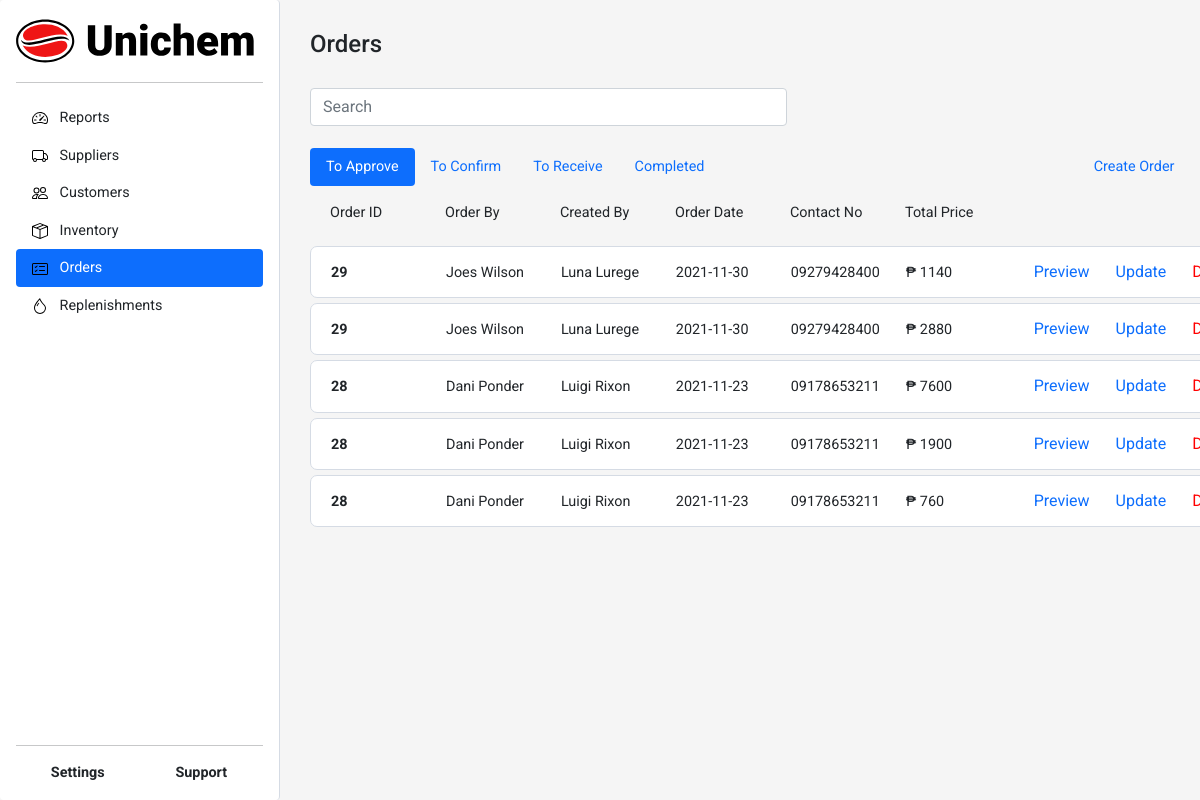
The page /sections/orders.php on the database its author committed.
### tables this page shows
CREATE TABLE `orders` (
  `orderID` int(11) NOT NULL,
  `customerID` int(11) NOT NULL,
  `createdBy` int(11) NOT NULL,
  `orderDate` date NOT NULL,
  `orderStatus` enum('To-Confirm','To-Ship','To-Receive','Completed','To-Approve') NOT NULL,
  `shipRequiredDate` date NOT NULL,
  `paidStatus` enum('paid','unpaid') NOT NULL
);

CREATE TABLE `order_line` (
  `orderlineID` int(11) NOT NULL,
  `orderID` int(11) NOT NULL,
  `productID` int(11) NOT NULL,
  `quantity` int(11) NOT NULL
);

CREATE TABLE `customer` (
  `customerID` int(11) NOT NULL,
  `customerFName` varchar(255) NOT NULL,
  `customerLName` varchar(255) NOT NULL,
  `dateofBirth` date NOT NULL,
  `gender` enum('M','F') NOT NULL,
  `contactNo` char(11) NOT NULL,
  `email` varchar(255) NOT NULL
);

CREATE TABLE `inventory_users` (
  `userID` int(11) NOT NULL,
  `userType` enum('Manager','User','Empty') NOT NULL,
  `userFirstName` varchar(255) NOT NULL,
  `userLastName` varchar(255) NOT NULL,
  `userName` varchar(255) NOT NULL,
  `email` varchar(255) NOT NULL,
  `password` varchar(255) NOT NULL
);

CREATE TABLE `product` (
  `productID` int(11) NOT NULL,
  `tradeName` varchar(255) NOT NULL,
  `description` text NOT NULL,
  `brandName` varchar(255) NOT NULL,
  `dateContained` date NOT NULL,
  `price` int(11) NOT NULL,
  `applicationType` varchar(255) NOT NULL,
  `cureTime` time NOT NULL,
  `color` varchar(255) NOT NULL,
  `form` varchar(255) NOT NULL,
  `packageType` varchar(255) NOT NULL,
  `packageSize` varchar(255) NOT NULL,
  `maxOperatingTemp` varchar(255) NOT NULL,
  `minOperatingTemp` varchar(255) NOT NULL,
  `viscosity` varchar(255) NOT NULL,
  `chemicalComposition` text NOT NULL,
  `operatingTempRange` varchar(255) NOT NULL,
  `productImage` varchar(255) NOT NULL,
  `inStock` int(11) NOT NULL
);

### components/order/order-list.php (the view)
<?php
echo "
                    <form method='get' action='customers.php'>
                        <div class='d-flex align-items-center justify-content-between white-box-container one-order-replenishment-list round-edge'>
                            <div class='list-cell'>
                                <b>" . $order['orderID'] . "</b>
                            </div>
                            <div class='list-cell'>
                            " . $order['customerFName'] . " ".$order['customerLName']. "
                            </div>
                            <div class='list-cell'>
                                ". $order['userFirstName'] ." ". $order['userLastName']. "
                            </div>
                            <div class='list-cell'>
                                ". $order['orderDate'] ."
                            </div>
                            <div class='list-cell'>
                                ". $order['contactNo'] ."
                            </div>
                            <div class='list-cell'>
                            ". "₱ " . $order['price'] * $order['quantity'] ."
                            </div>
                            <div class=''>
                                    <form method='get' action=''>
                                        <input type='hidden' name='' value=''>
                                        <button type='submit' class='btn btn-link btn-update'>Preview</button>
                                    </form>
                            </div>
                            <div class=''>
                            <form method='get' action=''>
                                <input type='hidden' name='' value=''>
                                <button type='submit' class='btn btn-link btn-update'>Update</button>
                            </form>
                            </div>
                            <div class=''>
                                    <form method='get' action=''>
                                        <input type='hidden' name='' value=''>
                                        <button type='submit' class='btn btn-link btn-delete'>Delete</button>
                                    </form>
                            </div>
                        </div>
                    </form>
                ";
?>

### crud/order/order-list-approve.php
<?php
    include('../crud/db_connect.php');
    $getOrderList = "SELECT *
                    FROM orders o
                    JOIN customer c ON o.customerID = c.customerID
                    JOIN inventory_users iu ON o.createdBy = iu.userID
                    JOIN order_line ol ON ol.orderID = o.orderID
                    JOIN product p on ol.productID = p.productID
                    WHERE o.orderStatus = 'To-Approve'";
    $result = mysqli_query($conn, $getOrderList);
    if (mysqli_num_rows($result) > 0) {
        echo "
            <div class=''>
            <div class='scroll-list'>
            ";
        while ($order = mysqli_fetch_assoc($result)) {
            include('../components/order/order-list.php');
        }
        echo "
        </div>
        </div>
    ";
    }else{
        echo "<br>There are no order in the database";
    }
?>

### style/import.php (style rules this page uses)
* { margin: 0; padding: 0; font-family: 'Roboto', sans-serif; }
body:not(h1):not(h2):not(h3):not(h4):not(h5):not(h6) { font-size: .9rem; }
body { min-height: 100vh; min-height: -webkit-fill-available; background-color: whitesmoke; }
html { height: -webkit-fill-available; }
.round-edge { border-radius: 7px; }
.white-box-container { background-color: white; border: 1px solid #D5DBE4; padding: 20px; }
.one-order-replenishment-list { height: 52.31px; width: 961.44px; margin: 0 0 5px 0; }
.scroll-list { height: 700.43px; overflow-x: hidden; overflow-y: scroll; padding: 0 20px 0 0; }
.btn-delete { color: red; text-decoration: none; }
.btn-update { text-decoration: none; }
.list-cell { width: 115px; height: 20px; overflow-x: hidden; overflow-y: hidden; }

### rows shown on the page
orders: order_line.orderID "29", customerID.customerFName "Joes", customerID.customerLName "Wilson", createdBy.userFirstName "Luna", createdBy.userLastName "Lurege", orderDate "2021-11-30", customerID.contactNo "09279428400", product.price "1140", product.price "2880"
orders: order_line.orderID "28", customerID.customerFName "Dani", customerID.customerLName "Ponder", createdBy.userFirstName "Luigi", createdBy.userLastName "Rixon", orderDate "2021-11-23", customerID.contactNo "09178653211", product.price "7600", product.price "1900", product.price "760"
